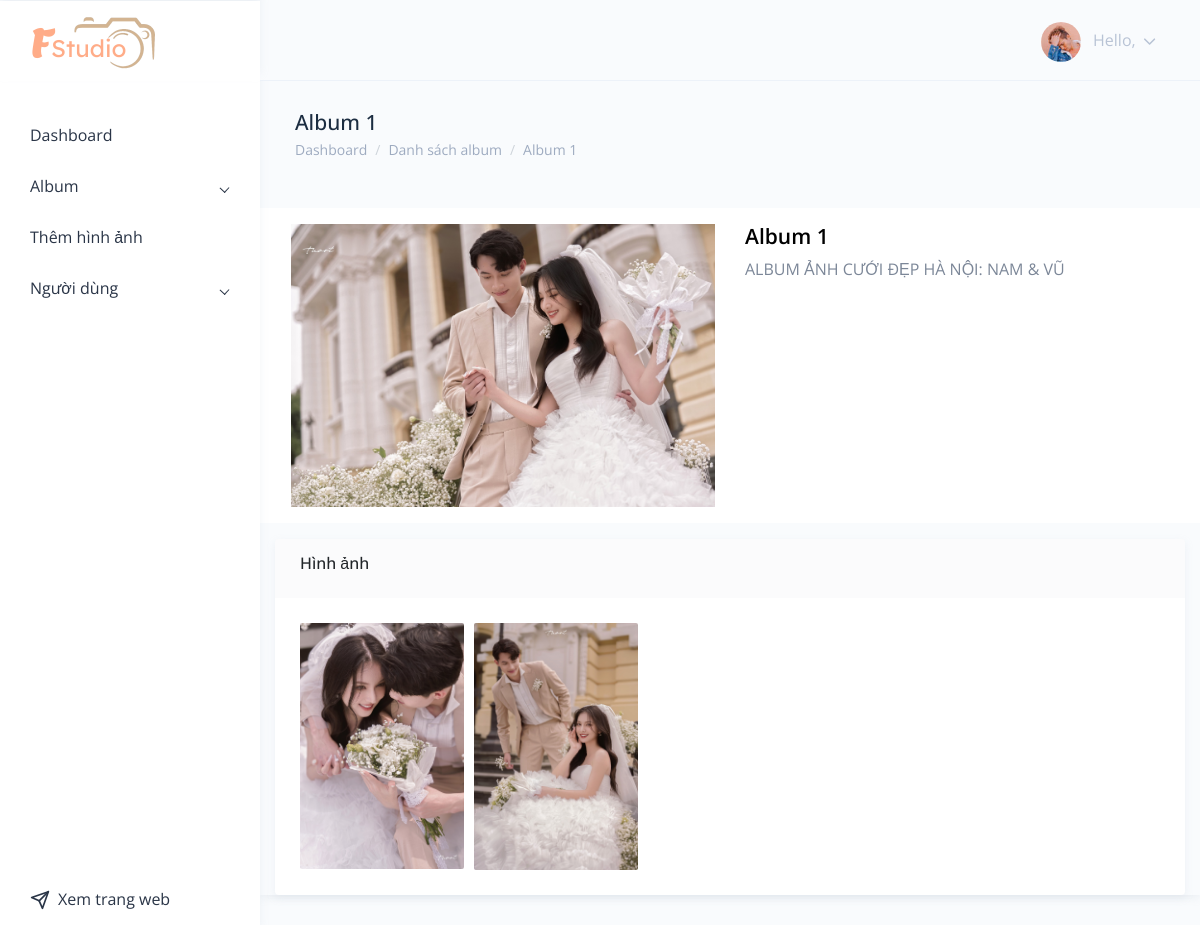
The app's page /admin/album-view_vuntpc07201.php?album_id=1 with its own data.
### tables this page shows
CREATE TABLE `album` (
  `album_id` int(11) NOT NULL,
  `thumbnail` varchar(255) NOT NULL,
  `name` varchar(255) NOT NULL,
  `description` varchar(255) NOT NULL,
  `is_active` varchar(1) NOT NULL,
  `create_at` datetime NOT NULL DEFAULT current_timestamp(),
  `update_at` datetime NOT NULL
);

CREATE TABLE `image` (
  `image_id` int(11) NOT NULL,
  `image` varchar(255) NOT NULL,
  `album_id` int(11) NOT NULL,
  `create_at` datetime DEFAULT current_timestamp()
);

### admin/album-view_vuntpc07201.php (the view, shortened to what this page needs)
<?php
if (isset($_GET['album_id'])) {
    $album_id = $_GET['album_id'];
} else {
    header('location: album-list_vuntpc07201.php');
}
?>
<?php
include './components/header.php'
    ?>
<div class="page-wrapper">
    <?php
    require '../connect.php';
    $album = $conn->query("SELECT * FROM album WHERE album_id ='$album_id'")->fetch_assoc();
    ?>
    <div class="page-breadcrumb">
        <div class="row">
            <div class="col-7 align-self-center">
                <h3 class="page-title text-truncate text-dark font-weight-medium mb-1">
                    <?= $album['name'] ?>
                </h3>
                <div class="d-flex align-items-center">
                    <nav aria-label="breadcrumb">
                        <ol class="breadcrumb m-0 p-0">
                            <li class="breadcrumb-item">
                                <a href="./index.php" class="text-muted">Dashboard</a>
                            </li>
                            <li class="breadcrumb-item">
                                <a href="./album-list_vuntpc07201.php" class="text-muted">
                                    Danh sách album
                                </a>
                            </li>
                            <li class="breadcrumb-item text-muted active" aria-current="page">
                                <?= $album['name'] ?>
                            </li>
                        </ol>
                    </nav>
                </div>
            </div>
        </div>
    </div>
    <div class="container mt-5">
        <div class="row bg-white p-3">
            <div class="col-md-6" style="max-height: 400px;">
                <img src="../uploads/<?= $album['thumbnail'] ?>" alt="<?= $album['thumbnail'] ?>" class="d-block w-100 h-100 object-contain">
            </div>
            <div class="col-md-6">
                <h3 class="text-black fw-bold">
                    <?= $album['name'] ?>
                </h3>
                <p>
                    <?= $album['description'] ?>
                </p>
            </div>
        </div>
        <div class="card mt-3">
            <div class="card-header">
                <div class="card-title">Hình ảnh</div>
            </div>
            <div class="card-body">
                <div class="masonry" style="--i:5">
                    <?php
                    $sql = "SELECT * FROM image WHERE album_id = '$album_id'";
                    $result = $conn->query($sql);
                    if ($result->num_rows > 0):
                        while ($image = $result->fetch_assoc()):
                            ?>
                            <div class="masonry-item mb-3 position-relative">
                                <img src="../uploads/<?= $image['image'] ?>" class="carousel-image w-100 rounded-3">
                            </div>
                            <?php
                        endwhile;
                    endif;
                    ?>
                </div>
            </div>
        </div>
    </div>
</div>
<?php
include './components/footer.php';
?>

### assets/css/masonry.css (style rules this page uses)
.masonry { column-count: var(--i); column-gap: 10px; }
.masonry .masonry-item { break-inside: avoid; }

### assets/css/global_vuntpc07201.css (style rules this page uses)
.object-contain { object-fit: contain; }

### records on screen
album: name "Album 1", thumbnail (picture), description "ALBUM ẢNH CƯỚI ĐẸP HÀ NỘI: NAM & VŨ"
image: image (picture)
image: image (picture)
